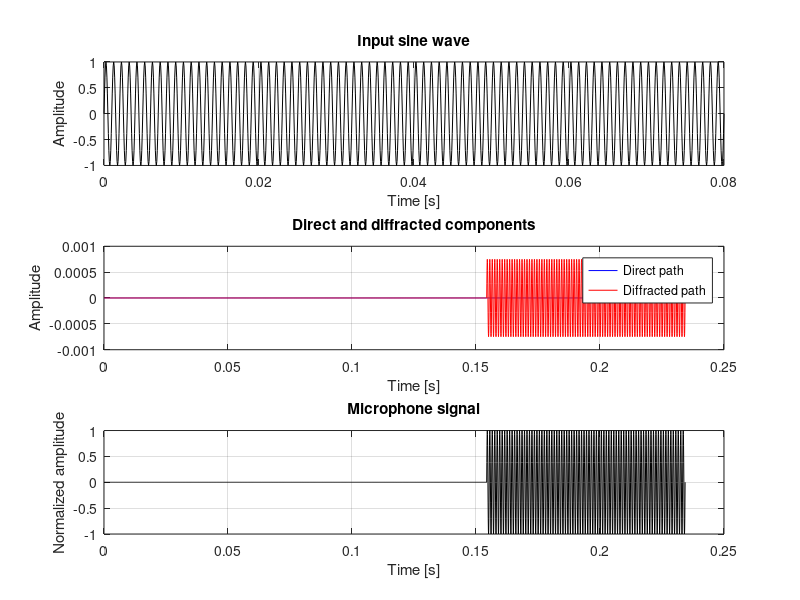
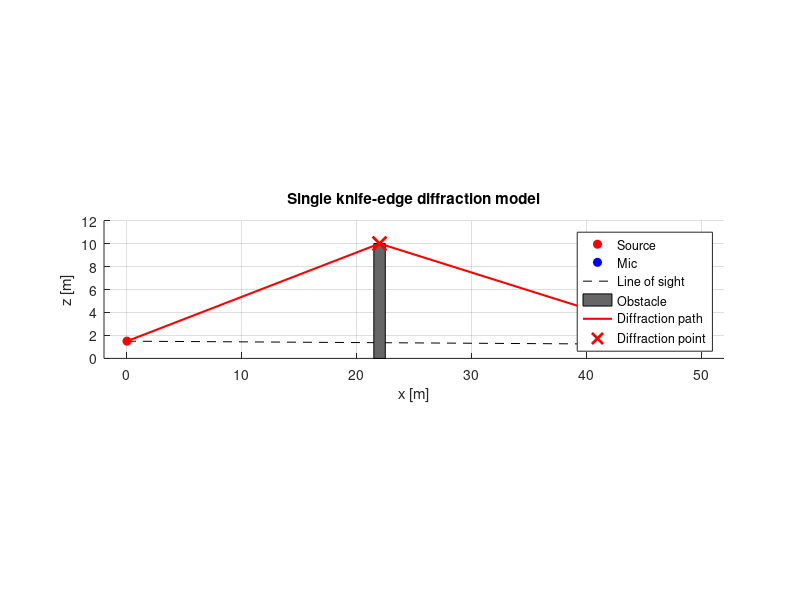

Here is the MATLAB script that generated these plots, in order:
clear; clc; close all;

%% Basic parameters
fs = 16000;
c = 343;
f_tone = 1000;
duration = 0.08;

%% Geometry: 2D vertical slice, using [x, z]
source = [0.0, 1.5];
mic = [50.0, 1.2];

obstacle_x = 22.0;
obstacle_height = 10.0;
obstacle_width = 1.0;

%% Input signal
t = (0:1/fs:duration).';
input_signal = sin(2*pi*f_tone*t);

%% Direct path
d_direct = norm(mic - source);
delay_direct = d_direct / c;
gain_direct = 1 / d_direct;

% Height of the line-of-sight path at the obstacle position.
alpha = (obstacle_x - source(1)) / (mic(1) - source(1));
z_los_at_obstacle = source(2) + alpha * (mic(2) - source(2));

is_between_source_and_mic = alpha > 0 && alpha < 1;
is_blocked = is_between_source_and_mic && obstacle_height > z_los_at_obstacle;

%% Knife-edge diffraction over the obstacle top
Q = [obstacle_x, obstacle_height];

d1 = norm(Q - source);
d2 = norm(mic - Q);
d_diff = d1 + d2;
delay_diff = d_diff / c;

lambda = c / f_tone;
h = obstacle_height - z_los_at_obstacle;

% Fresnel-Kirchhoff knife-edge parameter.
% h > 0 means the edge intrudes into the line-of-sight path.
v = h * sqrt((2 / lambda) * (1 / d1 + 1 / d2));

if v <= -0.78
    diffraction_loss_dB = 0;
else
    diffraction_loss_dB = 6.9 + 20*log10(sqrt((v - 0.1)^2 + 1) + v - 0.1);
end

diffraction_gain = 10^(-diffraction_loss_dB / 20);
gain_diff = (1 / d_diff) * diffraction_gain;

%% Generate delayed signals
delay_direct_samples = round(delay_direct * fs);
delay_diff_samples = round(delay_diff * fs);

direct_signal = [zeros(delay_direct_samples, 1); gain_direct * input_signal];
diff_signal = [zeros(delay_diff_samples, 1); gain_diff * input_signal];

% If the direct line is blocked, remove the direct path and keep diffraction.
if is_blocked
    direct_signal(:) = 0;
end

max_len = max(length(direct_signal), length(diff_signal));
direct_signal(end+1:max_len, 1) = 0;
diff_signal(end+1:max_len, 1) = 0;

mic_signal = direct_signal + diff_signal;
time_out = (0:length(mic_signal)-1).' / fs;

%% Normalize only for listening and plotting
plot_signal = mic_signal;
if max(abs(plot_signal)) > 0
    plot_signal = plot_signal / max(abs(plot_signal));
end

%% Save audio
if ~exist("data/output", "dir")
    mkdir("data/output");
end
audiowrite("data/output/sin_single_obstacle_diffraction.wav", plot_signal, fs);

%% Plot waveform
figure("Name", "Single Obstacle Diffraction - Sine Wave");

subplot(3,1,1);
plot(t, input_signal, "k");
grid on;
xlabel("Time [s]");
ylabel("Amplitude");
title("Input sine wave");

subplot(3,1,2);
plot(time_out, direct_signal, "b"); hold on;
plot(time_out, diff_signal, "r");
grid on;
xlabel("Time [s]");
ylabel("Amplitude");
legend("Direct path", "Diffracted path");
title("Direct and diffracted components");

subplot(3,1,3);
plot(time_out, plot_signal, "k");
grid on;
xlabel("Time [s]");
ylabel("Normalized amplitude");
title("Microphone signal");

%% Plot geometry
figure("Name", "Geometry");
hold on; grid on; axis equal;
plot(source(1), source(2), "ro", "MarkerFaceColor", "r");
plot(mic(1), mic(2), "bo", "MarkerFaceColor", "b");
plot([source(1), mic(1)], [source(2), mic(2)], "k--");

rectangle( ...
    "Position", ...
    [obstacle_x - obstacle_width/2, 0, obstacle_width, obstacle_height], ...
    "FaceColor", [0.4 0.4 0.4], ...
    "EdgeColor", "k");

plot([source(1), Q(1), mic(1)], [source(2), Q(2), mic(2)], "r-", "LineWidth", 1.5);
plot(Q(1), Q(2), "rx", "MarkerSize", 10, "LineWidth", 2);

xlabel("x [m]");
ylabel("z [m]");
legend("Source", "Mic", "Line of sight", "Obstacle", "Diffraction path", "Diffraction point");
title("Single knife-edge diffraction model");
xlim([-2, mic(1)+2]);
ylim([0, max(obstacle_height, source(2)) + 2]);

%% Print summary
fprintf("=== Single obstacle diffraction simulation ===\n");
fprintf("Tone frequency          : %.1f Hz\n", f_tone);
fprintf("Direct distance         : %.3f m\n", d_direct);
fprintf("Direct delay            : %.6f s (%d samples)\n", delay_direct, delay_direct_samples);
fprintf("Line-of-sight height    : %.3f m at obstacle\n", z_los_at_obstacle);
fprintf("Obstacle height         : %.3f m\n", obstacle_height);
fprintf("Direct path blocked     : %d\n", is_blocked);
fprintf("Diffraction path length : %.3f m\n", d_diff);
fprintf("Diffraction delay       : %.6f s (%d samples)\n", delay_diff, delay_diff_samples);
fprintf("Knife-edge v            : %.3f\n", v);
fprintf("Diffraction loss        : %.3f dB\n", diffraction_loss_dB);
fprintf("Output file             : data/output/sin_single_obstacle_diffraction.wav\n");
